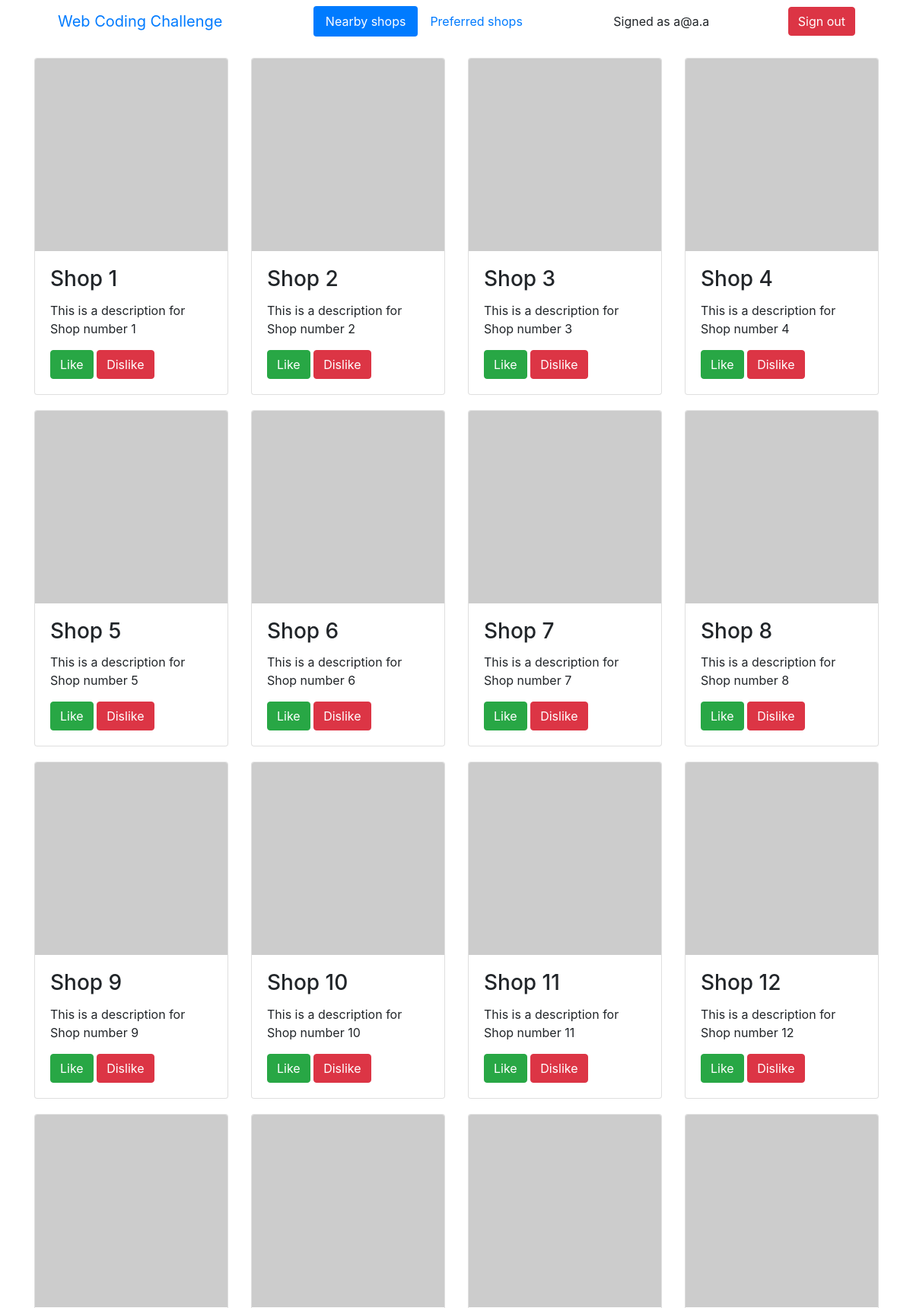
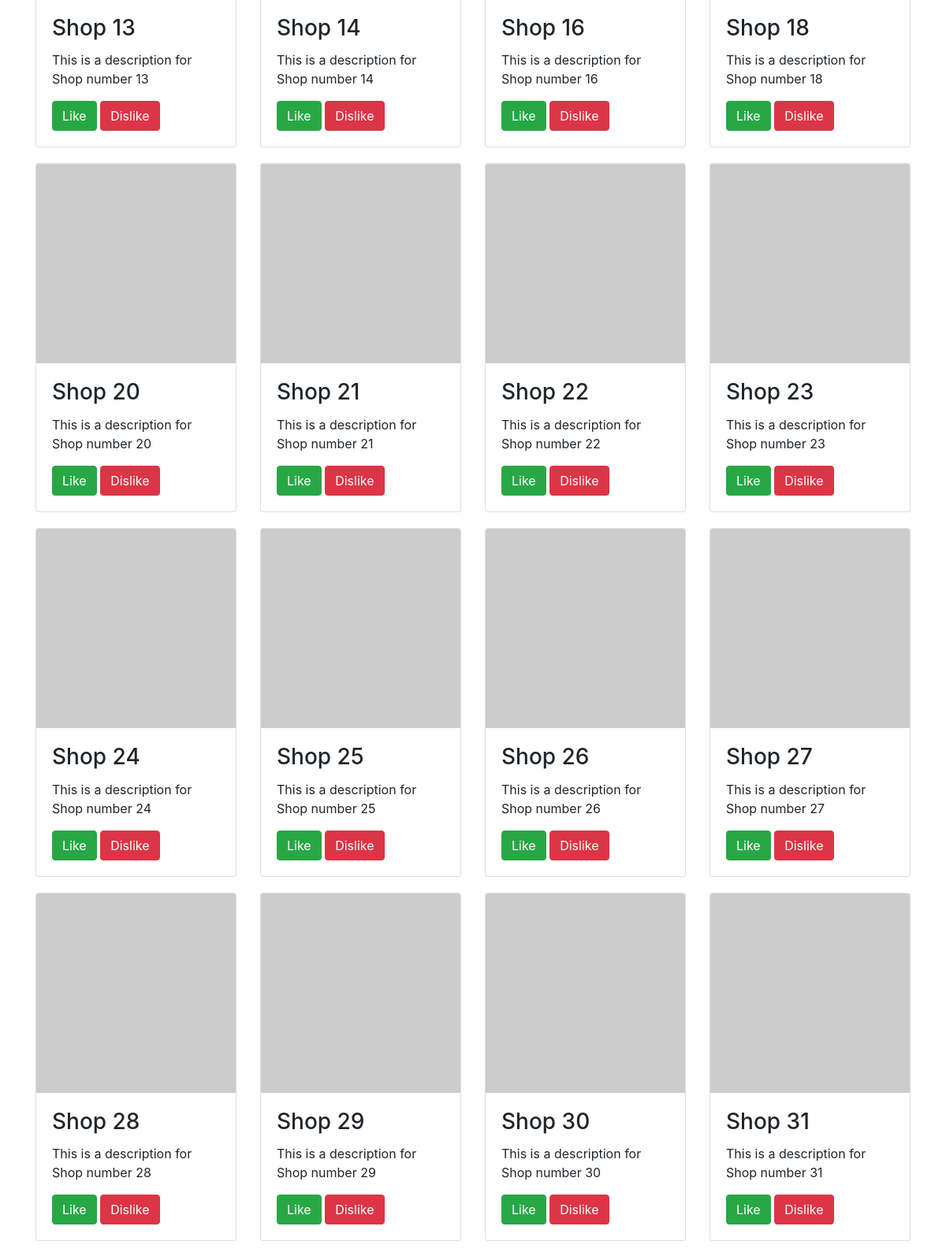
Page /shops (signed in, upper part) on the committed database (2 pictures, top to bottom).
### shops/models.py (models this page shows, shortened)
class Shop(models.Model):
    name = models.CharField(max_length=60, blank=False, null=False)
    description = models.TextField(max_length=200, blank=False, null=False)
    latitude = models.FloatField(null=False, blank=False)
    longitude = models.FloatField(null=False, blank=False)
    liked_by_users = models.ManyToManyField(User, blank=True, related_name="shops_liked")
    disliked_by_users = models.ManyToManyField(User, blank=True, related_name="shops_disliked", through="DislikedShop")
    def shops_to_be_displayed_nearby(user):
        return Shop.objects.exclude(liked_by_users=user).exclude(disliked_by_users=user)

### shops/views.py (the view)
# urls.py: path('shops',shop_nearby),
def shop_nearby(request):
    if not request.user.is_authenticated:
        return redirect("/")
    shops = Shop.shops_to_be_displayed_nearby(request.user)
    context = {}
    context["shops_active"] = "active"
    context["ask_for_position"] = True
    if request.POST:
        latitude = float(request.POST.get("lat",""))
        longitude = float(request.POST.get("long",""))
        request.session["latitude"] = latitude
        request.session["longitude"] = longitude
        context["ask_for_position"] = False
    if "latitude" in request.session and "longitude"in request.session:
        context["ask_for_position"] = False
        shops = sorted(list(shops), key=lambda x: distance(request.session["latitude"], request.session["longitude"], x.latitude, x.longitude))
    group_4_shops = split_n_items_per_part(shops, 4)
    context["group_4_shops"] = group_4_shops
    return render(request, 'index.html', context)

### shops/views.py (called while the page is built)
def split_n_items_per_part(the_list, n):
    n_complete_parts = int(len(the_list)/n)
    n_left_items = len(the_list)%n
    res = [ the_list[i*n:n*i+n] for i in range(0,n_complete_parts) ]
    res.append(the_list[n_complete_parts*n:n_complete_parts*n+n_left_items+1])
    return res

### templates/index.html (shortened to what this page needs)
<!DOCTYPE html>
<html>
<head>
  {% load static %}
  <link rel="stylesheet" href="https://maxcdn.bootstrapcdn.com/bootstrap/4.3.1/css/bootstrap.min.css">
  <link rel="stylesheet" href="{% static 'style.css' %}">
</head>
<body>
  <div class="container" style="height: 100%;">
    {% if not request.user.is_authenticated %}
    <div class="row justify-content-center">
      <div class="col-md-4">
        <div class="card" style="width: 18rem;">
          <div class="card-body">
            {% if not signup_complete %}
            <form method="POST"> {% csrf_token %}
              <div class="form-group">
                <label>Email address</label>
                <input type="email" name="email" class="form-control" placeholder="Enter email" required>
              </div>
              <div class="form-group">
                <label>Password</label>
                <input type="password" name="password" class="form-control" placeholder="Password" id="password" required>
              </div>
              {% if signup %}
              <div class="form-group">
                <label>Confirm Password</label>
                <input type="password" class="form-control" placeholder="Re-type password" id="confirm_password" required>
              </div>
              <script>
              var password = document.getElementById("password")
              , confirm_password = document.getElementById("confirm_password");
              function validatePassword(){
                if(password.value != confirm_password.value) {
                  confirm_password.setCustomValidity("Passwords are not the same!");
                } else {
                  confirm_password.setCustomValidity('');
                }
              }
              password.onchange = validatePassword;
              confirm_password.onkeyup = validatePassword;
              </script>
              {% endif %}
              {% if not signup %}
              <button type="submit" class="btn btn-primary">Sign in</button>
              <a href="signup" class="btn btn-secondary">Sign up</a>
              {% else %}
              <button type="submit" class="btn btn-primary">Confirm</button>
              {% endif %}
            </form>
            {% else %}
            <p class="card-text">Sign Up completed</p>
            <a href="/" class="btn btn-primary">Go back</a>
            {% endif %}
          </div>
        </div>
      </div>
    </div>
    {% else %}
    <nav class="navbar navbar-default">
      <div class="container-fluid">
        <div class="navbar-header">
          <a class="navbar-brand" href="/">Web Coding Challenge</a>
        </div>
        <ul class="nav nav-pills">
          <li class="nav-item">
            <a href="/shops" class="nav-link {{ shops_active }}">Nearby shops</a>
          </li>
          <li class="nav-item">
            <a href="/preferred_shops" class="nav-link {{ preferred_shops_active }}">Preferred shops</a>
          </li>
        </ul>
        <p class="nav navbar-nav">Signed as {{ request.user.email }}</p>
        <a href="signout" class="btn btn-danger">Sign out</a>
      </div>
    </nav>
    <div id="list_shops">
      {% for shops in group_4_shops %}
      <div class="row justify-content-center top-margin">
        {% for shop in shops %}
        <div class="col-md-3">
          <div class="card">
            <img class="card-img-top" src="https://via.placeholder.com/150" alt="Card Img Shop">
            <div class="card-body">
              <h3 class="card-title">{{ shop.name }}</h3>
              <p class="card-text">{{ shop.description }}</p>
              {% if shops_active %}
              <a href="/like_shop/{{ shop.id }}" class="btn btn-success">Like</a>
              <a href="/dislike_shop/{{ shop.id }}" class="btn btn-danger">Dislike</a>
              {% elif preferred_shops_active %}
              <a href="/remove_shop/{{ shop.id }}" class="btn btn-danger">Remove</a>
              {% endif %}
            </div>
          </div>
        </div>
        {% endfor %}
        </div>
        {% endfor %}
      </div>
      {% endif %}
  </body>
  </html>

### static/style.css (style rules this page uses)
html, body { height: 100%; }
.top-margin { margin-top: 20px; }

### rows in the picture
Shop: name "Shop 1", description "This is a description for Shop number 1"
Shop: name "Shop 2", description "This is a description for Shop number 2"
Shop: name "Shop 3", description "This is a description for Shop number 3"
Shop: name "Shop 4", description "This is a description for Shop number 4"
Shop: name "Shop 5", description "This is a description for Shop number 5"
Shop: name "Shop 6", description "This is a description for Shop number 6"
Shop: name "Shop 7", description "This is a description for Shop number 7"
Shop: name "Shop 8", description "This is a description for Shop number 8"
Shop: name "Shop 9", description "This is a description for Shop number 9"
Shop: name "Shop 10", description "This is a description for Shop number 10"
Shop: name "Shop 11", description "This is a description for Shop number 11"
Shop: name "Shop 12", description "This is a description for Shop number 12"
Shop: name "Shop 13", description "This is a description for Shop number 13"
Shop: name "Shop 14", description "This is a description for Shop number 14"
Shop: name "Shop 16", description "This is a description for Shop number 16"
Shop: name "Shop 18", description "This is a description for Shop number 18"
Shop: name "Shop 20", description "This is a description for Shop number 20"
Shop: name "Shop 21", description "This is a description for Shop number 21"
Shop: name "Shop 22", description "This is a description for Shop number 22"
Shop: name "Shop 23", description "This is a description for Shop number 23"
Shop: name "Shop 24", description "This is a description for Shop number 24"
Shop: name "Shop 25", description "This is a description for Shop number 25"
Shop: name "Shop 26", description "This is a description for Shop number 26"
Shop: name "Shop 27", description "This is a description for Shop number 27"
Shop: name "Shop 28", description "This is a description for Shop number 28"
Shop: name "Shop 29", description "This is a description for Shop number 29"
Shop: name "Shop 30", description "This is a description for Shop number 30"
Shop: name "Shop 31", description "This is a description for Shop number 31"

### other values in the picture
{{ request.user.email }} "a@a.a"
